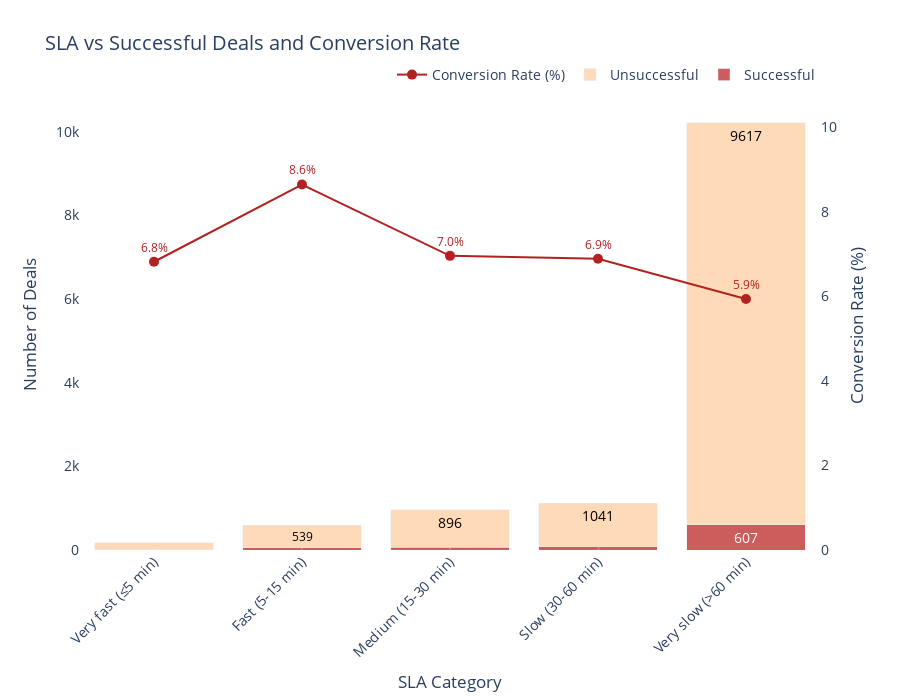

Notebook cell for this chart:
### Code cell
import plotly.express as px
import plotly.graph_objects as go

# Filter deals with non-empty SLA_range
deals_with_sla = deals_df[deals_df['SLA_range'].notna()]

# Separate successful and unsuccessful deals
successful = deals_with_sla[(deals_with_sla['Stage'] == 'Payment Done') & (deals_with_sla['Offer Total Amount'].notna())]
unsuccessful = deals_with_sla[(deals_with_sla['Stage'] != 'Payment Done') & (deals_with_sla['Offer Total Amount'].isna())]

# Group by SLA_range
success_counts = successful['SLA_range'].value_counts().sort_index()
unsuccess_counts = unsuccessful['SLA_range'].value_counts().sort_index()

# Align categories order
sla_categories = [
    'Very fast (≤5 min)',
    'Fast (5-15 min)',
    'Medium (15-30 min)',
    'Slow (30-60 min)',
    'Very slow (>60 min)'
]

success_counts = success_counts.reindex(sla_categories, fill_value=0)
unsuccess_counts = unsuccess_counts.reindex(sla_categories, fill_value=0)

total_counts = success_counts + unsuccess_counts
conversion_rate = (success_counts / total_counts * 100).fillna(0)

fig = go.Figure()

# Успешные
fig.add_trace(go.Bar(
    x=sla_categories,
    y=success_counts,
    name='Successful',
    marker_color='indianred',
    text=success_counts,
    textposition='inside',
    textfont=dict(color='white', size=14)
))

# Неуспешные
fig.add_trace(go.Bar(
    x=sla_categories,
    y=unsuccess_counts,
    name='Unsuccessful',
    marker_color='peachpuff',
    text=unsuccess_counts,
    textposition='inside',
    textfont=dict(color='black', size=14)
))

# Конверсия отдельной линией
fig.add_trace(go.Scatter(
    x=sla_categories,
    y=conversion_rate,
    name='Conversion Rate (%)',
    mode='lines+markers+text',
    yaxis='y2',
    text=[f"{v:.1f}%" for v in conversion_rate],
    textposition='top center',
    textfont=dict(size=12, color='firebrick'),
    marker=dict(color='firebrick', size=10),
    line=dict(color='firebrick', width=2)
))

# Настройки
fig.update_layout(
    title='SLA vs Successful Deals and Conversion Rate',
    barmode='stack',
    xaxis=dict(title='SLA Category', tickangle=-45),
    yaxis=dict(title='Number of Deals'),
    yaxis2=dict(
        title='Conversion Rate (%)',
        overlaying='y',
        side='right',
        range=[0, max(10, conversion_rate.max() + 2)],
        showgrid=False
    ),
    plot_bgcolor='white',
    paper_bgcolor='white',
    height=700,
    font=dict(size=14),
    legend=dict(
        orientation='h',
        yanchor='bottom',
        y=1.02,
        xanchor='right',
        x=1
    )
)

fig.show()

### Figure 1 — Plotly figure (JSON) as saved in the notebook; plotly's stock layout.template omitted (floating-point values rounded to 4 significant figures)
{"data": [{"marker": {"color": "indianred"}, "name": "Successful", "text": [12.0, 51.0, 67.0, 77.0, 607.0], "textfont": {"color": "white", "size": 14}, "textposition": "inside", "type": "bar", "x": ["Very fast (≤5 min)", "Fast (5-15 min)", "Medium (15-30 min)", "Slow (30-60 min)", "Very slow (>60 min)"], "y": [12, 51, 67, 77, 607]}, {"marker": {"color": "peachpuff"}, "name": "Unsuccessful", "text": [164.0, 539.0, 896.0, 1041.0, 9617.0], "textfont": {"color": "black", "size": 14}, "textposition": "inside", "type": "bar", "x": ["Very fast (≤5 min)", "Fast (5-15 min)", "Medium (15-30 min)", "Slow (30-60 min)", "Very slow (>60 min)"], "y": [164, 539, 896, 1041, 9617]}, {"line": {"color": "firebrick", "width": 2}, "marker": {"color": "firebrick", "size": 10}, "mode": "lines+markers+text", "name": "Conversion Rate (%)", "text": ["6.8%", "8.6%", "7.0%", "6.9%", "5.9%"], "textfont": {"color": "firebrick", "size": 12}, "textposition": "top center", "type": "scatter", "x": ["Very fast (≤5 min)", "Fast (5-15 min)", "Medium (15-30 min)", "Slow (30-60 min)", "Very slow (>60 min)"], "y": [6.818, 8.644, 6.957, 6.887, 5.937], "yaxis": "y2"}], "layout": {"barmode": "stack", "font": {"size": 14}, "height": 700, "legend": {"orientation": "h", "x": 1, "xanchor": "right", "y": 1.02, "yanchor": "bottom"}, "paper_bgcolor": "white", "plot_bgcolor": "white", "title": {"text": "SLA vs Successful Deals and Conversion Rate"}, "xaxis": {"tickangle": -45, "title": {"text": "SLA Category"}}, "yaxis": {"title": {"text": "Number of Deals"}}, "yaxis2": {"overlaying": "y", "range": [0, 10.64], "showgrid": false, "side": "right", "title": {"text": "Conversion Rate (%)"}}}}
